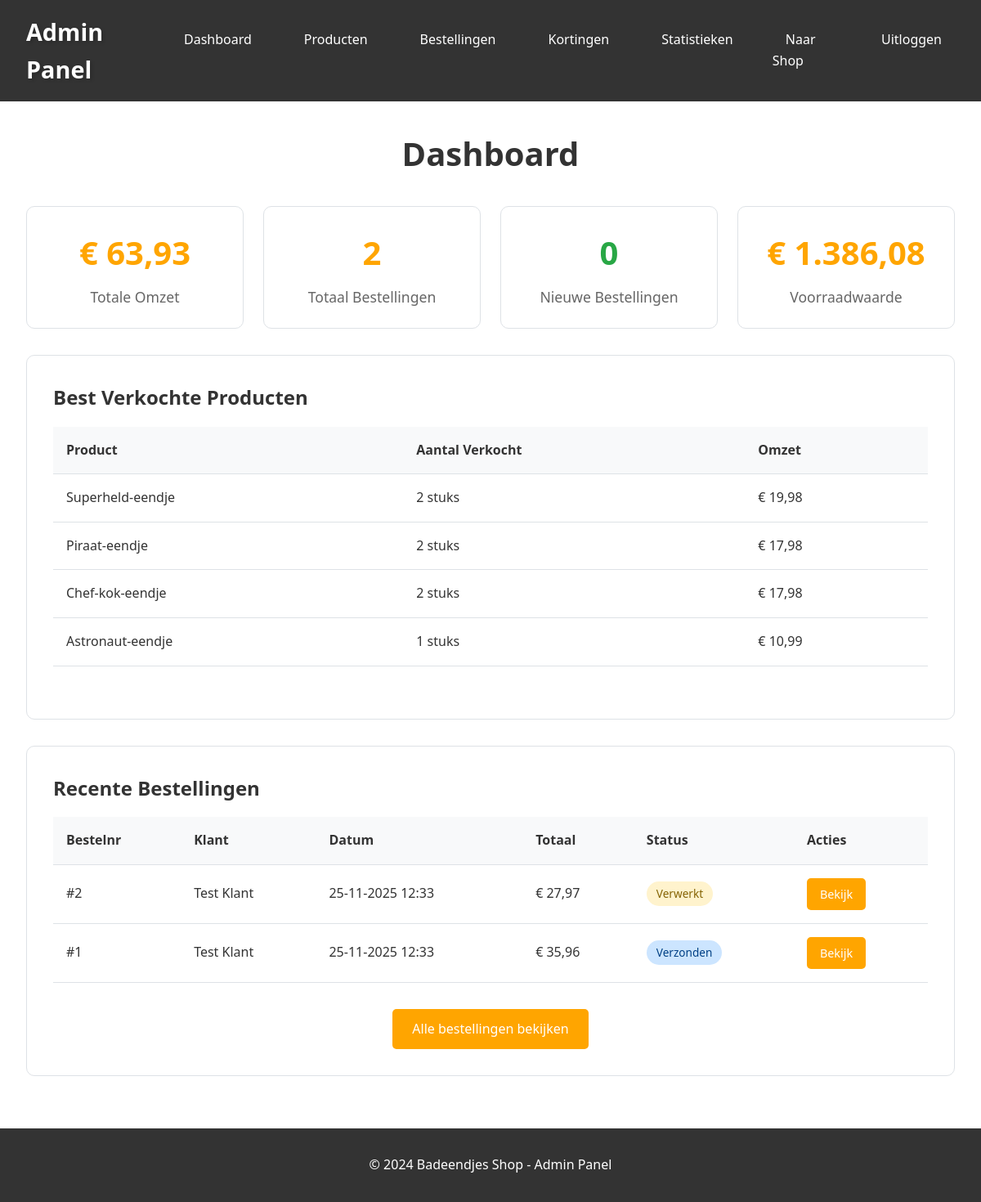
Page /admin/dashboard.php (signed in) on the committed database.
### tables this page shows
CREATE TABLE orders (
    id INT PRIMARY KEY AUTO_INCREMENT,
    customer_id INT NOT NULL,
    order_date TIMESTAMP DEFAULT CURRENT_TIMESTAMP,
    total_price DECIMAL(10,2) NOT NULL,
    discount_applied DECIMAL(10,2) DEFAULT 0,
    status ENUM('nieuw', 'verwerkt', 'verzonden') DEFAULT 'nieuw',
    FOREIGN KEY (customer_id) REFERENCES customers(id) ON DELETE CASCADE
);

CREATE TABLE customers (
    id INT PRIMARY KEY AUTO_INCREMENT,
    email VARCHAR(255) UNIQUE NOT NULL,
    password VARCHAR(255) NOT NULL,
    name VARCHAR(100) NOT NULL,
    created_at TIMESTAMP DEFAULT CURRENT_TIMESTAMP
);

### includes/functions.php (called while the page is built, shortened)
<?php
function escape($string) {
    return htmlspecialchars($string, ENT_QUOTES, 'UTF-8');
}
function formatPrice($price) {
    return '€ ' . number_format($price, 2, ',', '.');
}
function getTotalStockValue($pdo) {
    $stmt = $pdo->query("SELECT SUM(stock * price) as total FROM products");
    $result = $stmt->fetch();
    return $result['total'] ?? 0;
}
?>

### admin/dashboard.php (the view, shortened to what this page needs)
<?php
require_once '../includes/config.php';
require_once '../includes/functions.php';
$stats = [];
$stmt = $pdo->query("SELECT SUM(total_price) as total FROM orders");
$stats['total_revenue'] = $stmt->fetch()['total'] ?? 0;
$stmt = $pdo->query("SELECT COUNT(*) as count FROM orders");
$stats['total_orders'] = $stmt->fetch()['count'];
$stmt = $pdo->query("SELECT COUNT(*) as count FROM orders WHERE status = 'nieuw'");
$stats['new_orders'] = $stmt->fetch()['count'];
$stats['stock_value'] = getTotalStockValue($pdo);
$stmt = $pdo->query("
    SELECT p.name, SUM(oi.quantity) as total_sold, SUM(oi.quantity * oi.price_per_unit) as revenue
    FROM order_items oi
    JOIN products p ON oi.product_id = p.id
    GROUP BY oi.product_id
    ORDER BY total_sold DESC
    LIMIT 5
");
$best_sellers = $stmt->fetchAll();
$stmt = $pdo->query("
    SELECT o.*, c.name as customer_name, c.email as customer_email
    FROM orders o
    JOIN customers c ON o.customer_id = c.id
    ORDER BY o.order_date DESC
    LIMIT 10
");
$recent_orders = $stmt->fetchAll();
?>
<!DOCTYPE html>
<html lang="nl">
<head>
    <link rel="stylesheet" href="../assets/css/style.css">
</head>
<body>
    <div class="admin-header">
        <nav style="max-width: 1200px; margin: 0 auto; padding: 0 2rem; display: flex; justify-content: space-between; align-items: center;">
            <a href="dashboard.php" class="logo"> Admin Panel</a>
            <ul class="admin-nav">
                <li><a href="dashboard.php">Dashboard</a></li>
                <li><a href="products.php">Producten</a></li>
                <li><a href="orders.php">Bestellingen</a></li>
                <li><a href="discounts.php">Kortingen</a></li>
                <li><a href="statistics.php">Statistieken</a></li>
                <li><a href="../index.php">Naar Shop</a></li>
                <li><a href="logout.php">Uitloggen</a></li>
            </ul>
        </nav>
    </div>
    <main>
        <h1>Dashboard</h1>
        <div class="stats-grid">
            <div class="stat-card">
                <div class="stat-value"><?php echo formatPrice($stats['total_revenue']); ?></div>
                <div class="stat-label">Totale Omzet</div>
            </div>
            <div class="stat-card">
                <div class="stat-value"><?php echo $stats['total_orders']; ?></div>
                <div class="stat-label">Totaal Bestellingen</div>
            </div>
            <div class="stat-card">
                <div class="stat-value" style="color: var(--success-color);">
                    <?php echo $stats['new_orders']; ?>
                </div>
                <div class="stat-label">Nieuwe Bestellingen</div>
            </div>
            <div class="stat-card">
                <div class="stat-value"><?php echo formatPrice($stats['stock_value']); ?></div>
                <div class="stat-label">Voorraadwaarde</div>
            </div>
        </div>
        <div style="background: white; border: 1px solid var(--border-color); border-radius: 10px; padding: 2rem; margin-bottom: 2rem;">
            <h2>Best Verkochte Producten</h2>
            <?php if (empty($best_sellers)): ?>
                <p style="color: #666;">Nog geen verkopen</p>
            <?php else: ?>
                <table>
                    <thead>
                        <tr>
                            <th>Product</th>
                            <th>Aantal Verkocht</th>
                            <th>Omzet</th>
                        </tr>
                    </thead>
                    <tbody>
                        <?php foreach ($best_sellers as $product): ?>
                            <tr>
                                <td><?php echo escape($product['name']); ?></td>
                                <td><?php echo $product['total_sold']; ?> stuks</td>
                                <td><?php echo formatPrice($product['revenue']); ?></td>
                            </tr>
                        <?php endforeach; ?>
                    </tbody>
                </table>
            <?php endif; ?>
        </div>
        <div style="background: white; border: 1px solid var(--border-color); border-radius: 10px; padding: 2rem;">
            <h2>Recente Bestellingen</h2>
            <?php if (empty($recent_orders)): ?>
                <p style="color: #666;">Nog geen bestellingen</p>
            <?php else: ?>
                <table>
                    <thead>
                        <tr>
                            <th>Bestelnr</th>
                            <th>Klant</th>
                            <th>Datum</th>
                            <th>Totaal</th>
                            <th>Status</th>
                            <th>Acties</th>
                        </tr>
                    </thead>
                    <tbody>
                        <?php foreach ($recent_orders as $order): ?>
                            <tr>
                                <td>#<?php echo $order['id']; ?></td>
                                <td><?php echo escape($order['customer_name']); ?></td>
                                <td><?php echo date('d-m-Y H:i', strtotime($order['order_date'])); ?></td>
                                <td><?php echo formatPrice($order['total_price']); ?></td>
                                <td>
                                    <span class="status-badge status-<?php echo $order['status']; ?>">
                                        <?php echo ucfirst($order['status']); ?>
                                    </span>
                                </td>
                                <td>
                                    <a href="order_detail.php?id=<?php echo $order['id']; ?>" class="btn btn-small">
                                        Bekijk
                                    </a>
                                </td>
                            </tr>
                        <?php endforeach; ?>
                    </tbody>
                </table>
                <div class="text-center mt-3">
                    <a href="orders.php" class="btn">Alle bestellingen bekijken</a>
                </div>
            <?php endif; ?>
        </div>
    </main>
    <footer>
        <p>&copy; 2024 Badeendjes Shop - Admin Panel</p>
    </footer>
</body>
</html>

### assets/css/style.css (style rules this page uses)
:root { --primary-color: #FFD700; --secondary-color: #FFA500; --accent-color: #FF6B6B; --text-color: #333; --light-bg: #F8F9FA; --border-color: #DEE2E6; --success-color: #28A745; --warning-color: #FFC107; --danger-color: #DC3545; }
* { margin: 0; padding: 0; box-sizing: border-box; }
body { font-family: 'Segoe UI', Tahoma, Geneva, Verdana, sans-serif; line-height: 1.6; color: var(--text-color); background-color: #fff; }
nav { max-width: 1200px; margin: 0 auto; padding: 0 2rem; display: flex; justify-content: space-between; align-items: center; }
.logo { font-size: 1.8rem; font-weight: bold; color: white; text-decoration: none; text-shadow: 2px 2px 4px rgba(0,0,0,0.2); }
main { max-width: 1200px; margin: 2rem auto; padding: 0 2rem; }
h1, h2, h3 { color: var(--text-color); margin-bottom: 1rem; }
h1 { font-size: 2.5rem; text-align: center; margin-bottom: 2rem; }
.btn { display: inline-block; padding: 0.75rem 1.5rem; background-color: var(--secondary-color); color: white; text-decoration: none; border: none; border-radius: 5px; cursor: pointer; font-size: 1rem; font-weight: 500; transition: all 0.3s; text-align: center; }
.btn-small { padding: 0.5rem 1rem; font-size: 0.9rem; }
table { width: 100%; border-collapse: collapse; margin-bottom: 2rem; background: white; }
table th, table td { padding: 1rem; text-align: left; border-bottom: 1px solid var(--border-color); }
table th { background-color: var(--light-bg); font-weight: bold; }
.admin-header { background-color: var(--text-color); color: white; padding: 1rem 0; margin-bottom: 2rem; }
.admin-nav { display: flex; gap: 2rem; list-style: none; }
.admin-nav a { color: white; text-decoration: none; padding: 0.5rem 1rem; border-radius: 5px; }
.stats-grid { display: grid; grid-template-columns: repeat(auto-fit, minmax(250px, 1fr)); gap: 1.5rem; margin-bottom: 2rem; }
.stat-card { background: white; padding: 1.5rem; border: 1px solid var(--border-color); border-radius: 10px; text-align: center; }
.stat-value { font-size: 2.5rem; font-weight: bold; color: var(--secondary-color); margin-bottom: 0.5rem; }
.stat-label { color: #666; font-size: 1.1rem; }
.status-badge { display: inline-block; padding: 0.25rem 0.75rem; border-radius: 20px; font-size: 0.85rem; font-weight: 500; }
.status-verwerkt { background-color: #FFF3CD; color: #856404; }
.status-verzonden { background-color: #CCE5FF; color: #004085; }
footer { background-color: var(--text-color); color: white; text-align: center; padding: 2rem 0; margin-top: 4rem; }
.text-center { text-align: center; }
.mt-3 { margin-top: 1.5rem; }

### rows in the picture
orders: id "2", customer.name "Test Klant", order_date "25-11-2025 12:33", total_price "€ 27,97", status "Verwerkt"
orders: id "1", customer.name "Test Klant", order_date "25-11-2025 12:33", total_price "€ 35,96", status "Verzonden"

### other values in the picture
formatPrice($stats['total_revenue']) "€ 63,93"
$stats['total_orders'] "2"
$stats['new_orders'] "0"
formatPrice($stats['stock_value']) "€ 1.386,08"
$product['name'] "Superheld-eendje"
$product['total_sold'] "2"
formatPrice($product['revenue']) "€ 19,98"
$product['name'] "Piraat-eendje"
formatPrice($product['revenue']) "€ 17,98"
$product['name'] "Chef-kok-eendje"
$product['name'] "Astronaut-eendje"
$product['total_sold'] "1"
formatPrice($product['revenue']) "€ 10,99"
